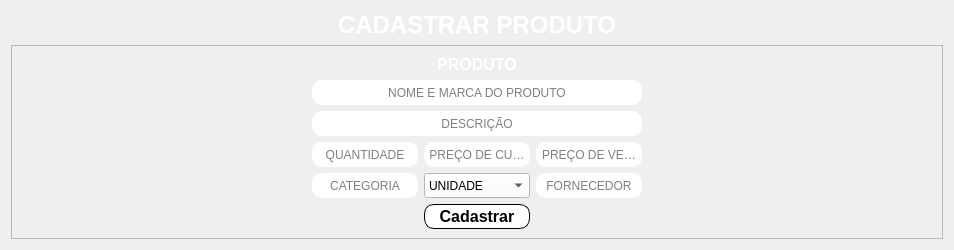
          <widget class="QWidget" name="pg_cad_produtos">
           <attribute name="title">
            <string>Cadastrar Produto</string>
           </attribute>
           <layout class="QVBoxLayout" name="verticalLayout_24">
            <item>
             <widget class="QLabel" name="label_25">
              <property name="maximumSize">
               <size>
                <width>16777215</width>
                <height>50</height>
               </size>
              </property>
              <property name="sizeIncrement">
               <size>
                <width>0</width>
                <height>0</height>
               </size>
              </property>
              <property name="text">
               <string>&lt;html&gt;&lt;head/&gt;&lt;body&gt;&lt;p align=&quot;center&quot;&gt;&lt;span style=&quot; font-size:18pt; font-weight:600; color:#ffffff;&quot;&gt;CADASTRAR PRODUTO&lt;/span&gt;&lt;/p&gt;&lt;/body&gt;&lt;/html&gt;</string>
              </property>
             </widget>
            </item>
            <item>
             <widget class="QFrame" name="frame_5">
              <property name="frameShape">
               <enum>QFrame::StyledPanel</enum>
              </property>
              <property name="frameShadow">
               <enum>QFrame::Raised</enum>
              </property>
              <layout class="QGridLayout" name="gridLayout_3">
               <property name="leftMargin">
                <number>300</number>
               </property>
               <property name="rightMargin">
                <number>300</number>
               </property>
               <item row="7" column="2">
                <widget class="QLineEdit" name="txt_forn_produto">
                 <property name="minimumSize">
                  <size>
                   <width>0</width>
                   <height>25</height>
                  </size>
                 </property>
                 <property name="styleSheet">
                  <string notr="true">background-color: rgb(255, 255, 255);
border-radius:10px;</string>
                 </property>
                 <property name="alignment">
                  <set>Qt::AlignCenter</set>
                 </property>
                 <property name="placeholderText">
                  <string>FORNECEDOR</string>
                 </property>
                </widget>
               </item>
               <item row="5" column="0" colspan="3">
                <widget class="QLineEdit" name="txt_desc_produto">
                 <property name="minimumSize">
                  <size>
                   <width>0</width>
                   <height>25</height>
                  </size>
                 </property>
                 <property name="styleSheet">
                  <string notr="true">background-color: rgb(255, 255, 255);
border-radius:10px;</string>
                 </property>
                 <property name="alignment">
                  <set>Qt::AlignCenter</set>
                 </property>
                 <property name="placeholderText">
                  <string>DESCRIÇÃO</string>
                 </property>
                </widget>
               </item>
               <item row="6" column="0">
                <widget class="QLineEdit" name="txt_quant_produto">
                 <property name="minimumSize">
                  <size>
                   <width>0</width>
                   <height>25</height>
                  </size>
                 </property>
                 <property name="styleSheet">
                  <string notr="true">background-color: rgb(255, 255, 255);
border-radius:10px;</string>
                 </property>
                 <property name="alignment">
                  <set>Qt::AlignCenter</set>
                 </property>
                 <property name="placeholderText">
                  <string>QUANTIDADE</string>
                 </property>
                </widget>
               </item>
               <item row="6" column="1">
                <widget class="QLineEdit" name="txt_custo_produto">
                 <property name="minimumSize">
                  <size>
                   <width>0</width>
                   <height>25</height>
                  </size>
                 </property>
                 <property name="styleSheet">
                  <string notr="true">background-color: rgb(255, 255, 255);
border-radius:10px;</string>
                 </property>
                 <property name="alignment">
                  <set>Qt::AlignCenter</set>
                 </property>
                 <property name="placeholderText">
                  <string>PREÇO DE CUSTO</string>
                 </property>
                </widget>
               </item>
               <item row="6" column="2">
                <widget class="QLineEdit" name="txt_venda_prod">
                 <property name="minimumSize">
                  <size>
                   <width>0</width>
                   <height>25</height>
                  </size>
                 </property>
                 <property name="styleSheet">
                  <string notr="true">background-color: rgb(255, 255, 255);
border-radius:10px;
</string>
                 </property>
                 <property name="alignment">
                  <set>Qt::AlignCenter</set>
                 </property>
                 <property name="placeholderText">
                  <string>PREÇO DE VENDA</string>
                 </property>
                </widget>
               </item>
               <item row="7" column="0">
                <widget class="QLineEdit" name="txt_cat_produto">
                 <property name="minimumSize">
                  <size>
                   <width>0</width>
                   <height>25</height>
                  </size>
                 </property>
                 <property name="styleSheet">
                  <string notr="true">background-color: rgb(255, 255, 255);
border-radius:10px;</string>
                 </property>
                 <property name="alignment">
                  <set>Qt::AlignCenter</set>
                 </property>
                 <property name="placeholderText">
                  <string>CATEGORIA</string>
                 </property>
                </widget>
               </item>
               <item row="0" column="1">
                <widget class="QLabel" name="label_26">
                 <property name="maximumSize">
                  <size>
                   <width>16777215</width>
                   <height>27</height>
                  </size>
                 </property>
                 <property name="text">
                  <string>&lt;html&gt;&lt;head/&gt;&lt;body&gt;&lt;p align=&quot;center&quot;&gt;&lt;span style=&quot; font-size:12pt; font-weight:600; color:#ffffff;&quot;&gt;PRODUTO&lt;/span&gt;&lt;/p&gt;&lt;/body&gt;&lt;/html&gt;</string>
                 </property>
                </widget>
               </item>
               <item row="9" column="1">
                <widget class="QPushButton" name="btn_cad_produto">
                 <property name="minimumSize">
                  <size>
                   <width>0</width>
                   <height>25</height>
                  </size>
                 </property>
                 <property name="maximumSize">
                  <size>
                   <width>300</width>
                   <height>28</height>
                  </size>
                 </property>
                 <property name="font">
                  <font>
                   <pointsize>12</pointsize>
                   <weight>75</weight>
                   <bold>true</bold>
                  </font>
                 </property>
                 <property name="cursor">
                  <cursorShape>PointingHandCursor</cursorShape>
                 </property>
                 <property name="layoutDirection">
                  <enum>Qt::LeftToRight</enum>
                 </property>
                 <property name="styleSheet">
                  <string notr="true">QPushButton{	
	background-color: rgb(255, 255, 255);
	color: rgb(0, 0, 0);
	border-radius:10px;
	border-width: 2px;
	border-style: outset;
	border-color: black;
}
QPushButton:hover{
	
	background-color: rgb(255, 170, 0);
	
	color: rgb(0, 0, 0);
		
}
QPushButton:!pressed
{
  border: 1px solid black;
}</string>
                 </property>
                 <property name="text">
                  <string>Cadastrar</string>
                 </property>
                 <property name="default">
                  <bool>false</bool>
                 </property>
                </widget>
               </item>
               <item row="7" column="1">
                <widget class="QComboBox" name="cb_unid_produto">
                 <property name="minimumSize">
                  <size>
                   <width>0</width>
                   <height>25</height>
                  </size>
                 </property>
                 <property name="styleSheet">
                  <string notr="true">background-color: rgb(255, 255, 255);</string>
                 </property>
                 <item>
                  <property name="text">
                   <string>UNIDADE</string>
                  </property>
                 </item>
                 <item>
                  <property name="text">
                   <string>CAIXA</string>
                  </property>
                 </item>
                 <item>
                  <property name="text">
                   <string>LITROS</string>
                  </property>
                 </item>
                </widget>
               </item>
               <item row="4" column="0" colspan="3">
                <widget class="QLineEdit" name="txt_nome_produto">
                 <property name="minimumSize">
                  <size>
                   <width>0</width>
                   <height>25</height>
                  </size>
                 </property>
                 <property name="styleSheet">
                  <string notr="true">background-color: rgb(255, 255, 255);
border-radius:10px;</string>
                 </property>
                 <property name="alignment">
                  <set>Qt::AlignCenter</set>
                 </property>
                 <property name="placeholderText">
                  <string>NOME E MARCA DO PRODUTO</string>
                 </property>
                </widget>
               </item>
              </layout>
             </widget>
            </item>
           </layout>
          </widget>
